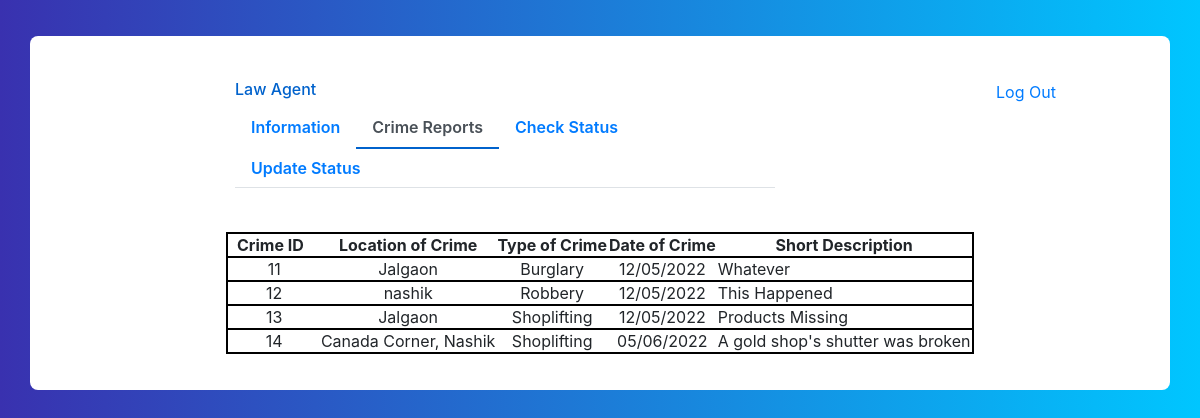
Screenshot of /database/reports/ with the database file from the repository.
### crimereports/models.py (models this page shows, shortened)
class Crimereports(models.Model):
    user = models.ForeignKey(GenUser, on_delete=models.CASCADE, db_column="User ID")
    location_of_crime = models.TextField(db_column= 'Location of Crime')
    type_of_crime = models.CharField(max_length=50,db_column= 'Type of Crime')
    date_of_crime = models.CharField(max_length=10, db_column= 'Date of Crime')
    crime_description = models.TextField(db_column="Crime Description")

### lawagency/views.py (the view)
# urls.py: path('reports/', lv.checkReports, name="lawreport"),
def checkReports(request):
    cr = Crimereports.objects.all()
    st = Status.objects.all()
    return render(request, 'lawagency/reports.html',{'cr':cr, 'st':st})

### templates/lawagency/reports.html (shortened to what this page needs)
<!DOCTYPE html>
<html lang="en">
<head>
<link href="//maxcdn.bootstrapcdn.com/bootstrap/4.1.1/css/bootstrap.min.css" rel="stylesheet" id="bootstrap-css">
</head>
<body>
<div class="container emp-profile">
            <form method="post">
                <div class="row">
                    <div class="col-md-2">
                    </div>
                    <div class="col-md-6">
                        <div class="profile-head">
                                    <h6>
                                        Law Agent
                                    </h6>
                            <ul class="nav nav-tabs" id="myTab" role="tablist">
                                <li class="nav-item">
                                    <a class="nav-link" id="home-tab" data-toggle="tab" href="{% url 'lawprofile' %}" role="tab" aria-controls="home" aria-selected="false">Information</a>
                                </li>
                                <li class="nav-item">
                                    <a class="nav-link active" id="profile-tab" data-toggle="tab" href="{% url 'lawreport'  %}" role="tab" aria-controls="profile" aria-selected="true">Crime Reports</a>
                                </li>
                                 <li class="nav-item">
                                    <a class="nav-link" id="profile-tab" data-toggle="tab" href="{% url 'checkLawstatus' %}" role="tab" aria-controls="profile" aria-selected="false">Check Status</a>
                                </li>
                                <li class="nav-item">
                                    <a class="nav-link" id="profile-tab" data-toggle="tab" href="{% url 'updatestatus' %}" role="tab" aria-controls="profile" aria-selected="false">Update Status</a>
                                </li>
                            </ul>
                        </div>
                    </div>
                    <div class="col-md-2">
                    </div>
                    <div align="center">
                                <a class="nav-link" id="profile-tab" data-toggle="tab" href="{% url 'userlogout' %}" role="tab" aria-controls="profile" aria-selected="false">Log Out</a>
                                </div>
                </div>
                <div class="row">
                    <div class="col-md-2">
                    </div>
                    <div class="col-md-6">
                    </div>
                </div>
            </form>
                            <div align="center">
                                <table>
                                    <thead>
                                        <tr align="center" style="border: 2px solid black;">
                                            <th>&nbsp;&nbsp;Crime ID&nbsp;&nbsp;&nbsp;&nbsp;</th>
                                            <th>Location of Crime</th>
                                            <th>Type of Crime</th>
                                            <th>Date of Crime</th>
                                            <th>Short Description</th>
                                        </tr>
                                    </thead>
                                    <tbody>
                                                    {% for j in cr %}
                                                        <tr align="center" style="border: 2px solid black">
                                                            <td>{{ j.id }}</td>
                                                            <td>{{ j.location_of_crime }}</td>
                                                            <td>{{ j.type_of_crime }}</td>
                                                            <td>{{ j.date_of_crime }}</td>
                                                            <td align="left">{{ j.crime_description }}</td>
                                                        </tr>
                                                    {% endfor %}
                                    </tbody>
                                </table>
                            </div>
        </div>
</body>
</html>

### templates/lawagency/reports.html (style rules this page uses)
body { background: -webkit-linear-gradient(left, #3931af, #00c6ff); }
.emp-profile { padding: 3%; margin-top: 3%; margin-bottom: 3%; border-radius: 0.5rem; background: #fff; }
.profile-head h6 { color: #0062cc; }
.profile-head .nav-tabs { margin-bottom:5%; }
.profile-head .nav-tabs .nav-link { font-weight:600; border: none; }
.profile-head .nav-tabs .nav-link.active { border: none; border-bottom:2px solid #0062cc; }

### rows the page displays
Crimereports: id "11", location_of_crime "Jalgaon", type_of_crime "Burglary", date_of_crime "12/05/2022", crime_description "Whatever"
Crimereports: id "12", location_of_crime "nashik", type_of_crime "Robbery", date_of_crime "12/05/2022", crime_description "This Happened"
Crimereports: id "13", location_of_crime "Jalgaon", type_of_crime "Shoplifting", date_of_crime "12/05/2022", crime_description "Products Missing"
Crimereports: id "14", location_of_crime "Canada Corner, Nashik", type_of_crime "Shoplifting", date_of_crime "05/06/2022", crime_description "A gold shop's shutter was broken"
